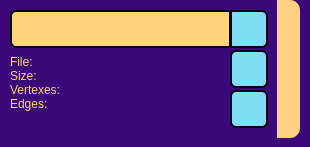
         <widget class="QWidget" name="widgetFile" native="true">
          <property name="sizePolicy">
           <sizepolicy hsizetype="Preferred" vsizetype="Fixed">
            <horstretch>0</horstretch>
            <verstretch>0</verstretch>
           </sizepolicy>
          </property>
          <property name="minimumSize">
           <size>
            <width>0</width>
            <height>138</height>
           </size>
          </property>
          <property name="styleSheet">
           <string notr="true">QWidget {
background-color: rgb(58, 8, 120);
border-radius: 10px;
border-width: 0px;
}

QMainWindow {
background-color: rgb(21, 22, 30);
}

QLabel {
background: none;
color: rgb(255, 210, 128);
/*font: 14pt &quot;Anta&quot;;*/
}

QPushButton {
/*font: 14pt &quot;Anta&quot;;*/
color: rgb(6, 17, 19);
border-radius: 6px;
border-style: solid;
border-width: 2px;
border-color: rgb(8, 1, 18);
background-color: rgb(128, 222, 244);
}

QPushButton:hover {
background-color: rgb(208, 243, 251);
}

QPushButton:pressed {
background-color: rgb(34, 62, 98);
}

QComboBox {
border: 1px solid;
/*font: 13pt &quot;Anta&quot;;*/
border-radius: 6px;
/* padding: 0 5px; */
color: rgb(11, 1, 24);
background-color: rgb(255, 210, 128);
border-color: rgb(8, 1, 18);
selection-background-color: rgb(255, 249, 229);
selection-color: black;
}

QComboBox::drop-down:button {
color: rgb(255, 210, 128);
border-top-right-radius: 4px;
border-bottom-right-radius: 4px;
border-style: solid;
border-width: 0px;
border-left-width: 1px;
border-color: rgb(8, 1, 18);
background-color: rgb(128, 222, 244);
padding: 0px;
width: 20px;
}

QComboBox::down-arrow {
image: url(:/icons/keyboard_arrow_down_black.svg);
}

QComboBox::drop-down:hover {
background-color: rgb(208, 243, 251);
}

QComboBox::drop-down:pressed {
background-color: rgb(34, 62, 98);
}

QComboBox QAbstractItemView {
color: rgb(255, 210, 128);
border: 0px solid;
border-radius: 4px;
border-color: rgba(130, 127, 255, 133);
background-color: rgb(2, 1, 18);
}

QComboBox:item {
color: rgb(255, 210, 128);
}

QComboBox:item:selected {
background-color: rgb(12, 117, 141);
color: rgb(255, 210, 128);
}

QLineEdit {
border: 2px solid;
/*font: 13pt &quot;Anta&quot;;*/
border-radius: 6px;
border-top-right-radius: 0px;
border-bottom-right-radius: 0px;
/* padding: 0 8px; */
selection-background-color: rgb(255, 249, 229);
selection-color: black;
color: rgb(11, 1, 24);
background-color: rgb(255, 210, 128);
border-color: rgb(8, 1, 18);
}

QDoubleSpinBox {
border: 1px solid;
/*font: 13pt &quot;Anta&quot;;*/
/* padding: 0 5px; */
border-radius: 6px;
selection-background-color: rgb(255, 249, 229);
selection-color: black;
color: rgb(11, 1, 24);
background-color: rgb(255, 210, 128);
border-color: rgb(8, 1, 18);
}

QDoubleSpinBox::up-button {
subcontrol-origin: border;
subcontrol-position: top right; 
border-top-right-radius: 3px;
border-style: solid;
border-width: 1px;
border-color: rgb(8, 1, 18);
background-color: rgb(128, 222, 244);
image: url(:/icons/add_black.svg);
padding: 0px;
margin: 0px;
width: 16px;
height: 13px;
 }


QDoubleSpinBox::down-button {
subcontrol-origin: border;
subcontrol-position: bottom right;
border-bottom-right-radius: 3px;
border-style: solid;
border-width: 1px;
border-color: rgb(8, 1, 18);
background-color: rgb(128, 222, 244);
image: url(:/icons/remove_black.svg);
padding: 0px;
margin: 0px;
width: 16px;
height: 13px;
 }

QDoubleSpinBox::down-button:hover {
background-color: rgb(208, 243, 251);
}

QDoubleSpinBox::down-button:pressed {
background-color: rgb(34, 62, 98);
}

QDoubleSpinBox::up-button:hover {
background-color: rgb(208, 243, 251);
}

QDoubleSpinBox::up-button:pressed {
background-color: rgb(34, 62, 98);
}

QRadioButton {
/*font: 13pt &quot;Anta&quot;;*/
color: rgb(255, 210, 128);
}

QRadioButton::indicator {
width: 10px;
height: 10px;
border-radius: 7px;
}

QRadioButton::indicator:checked {
background-color:  rgb(243, 89, 97);
border: 2px solid rgb(255, 210, 128);
}

QRadioButton::indicator:unchecked {
background-color: rgb(8, 1, 18);
border: 2px solid rgb(255, 210, 128);
}

QCheckBox {
/*font: 13pt &quot;Anta&quot;;*/
color: rgb(255, 210, 128);
spacing: 4px;
}

QCheckBox::QLabel {
}

QCheckBox::indicator {
width: 13px;
height: 13px;
border-radius: 3px;
}

QCheckBox::indicator:checked {
background-color: rgb(128, 222, 244);
border: 2px solid rgb(255, 210, 128);
image: url(:/icons/check_black.svg);
}

QCheckBox::indicator:unchecked {
background-color: rgb(8, 1, 18);
border: 2px solid rgb(255, 210, 128);
}

QSpinBox {
border: 1px solid;
/*font: 13pt &quot;Anta&quot;;*/
/* padding: 0 5px; */
border-radius: 6px;
selection-background-color: rgb(255, 249, 229);
selection-color: black;
color: rgb(11, 1, 24);
background-color: rgb(255, 210, 128);
border-color: rgb(74, 71, 158);
}

QSpinBox::up-button {
subcontrol-origin: border;
subcontrol-position: top right; 
border-top-right-radius: 3px;
border-style: solid;
border-width: 0px;
border-color: rgb(74, 71, 158);
background-color:  rgb(74, 71, 158);
image: url(:/icons/add_black.svg);
padding: 0px;
margin: 0px;
width: 16px;
height: 14px;
}

QSpinBox::down-button {
subcontrol-origin: border;
subcontrol-position: bottom right;
border-bottom-right-radius: 3px;
border-style: solid;
border-width: 0px;
border-color: rgb(74, 71, 158);
background-color:  rgb(74, 71, 158);
image: url(:/icons/remove_black.svg);
padding: 0px;
margin: 0px;
width: 16px;
height: 14px;
}

QSpinBox::down-button:hover {
background-color: rgb(169, 167, 215);
}

QSpinBox::down-button:pressed {
background-color: rgb(25, 24, 53);
}

QSpinBox::up-button:hover {
background-color: rgb(169, 167, 215);
}

QSpinBox::up-button:pressed {
background-color: rgb(25, 24, 53);
}
</string>
          </property>
          <widget class="QLabel" name="labelFileInfo">
           <property name="geometry">
            <rect>
             <x>10</x>
             <y>55</y>
             <width>211</width>
             <height>81</height>
            </rect>
           </property>
           <property name="text">
            <string>File:
Size:
Vertexes:
Edges:</string>
           </property>
           <property name="alignment">
            <set>Qt::AlignLeading|Qt::AlignLeft|Qt::AlignTop</set>
           </property>
           <property name="margin">
            <number>0</number>
           </property>
           <property name="indent">
            <number>-1</number>
           </property>
          </widget>
          <widget class="QLineEdit" name="lineEditPath">
           <property name="geometry">
            <rect>
             <x>10</x>
             <y>10</y>
             <width>221</width>
             <height>38</height>
            </rect>
           </property>
          </widget>
          <widget class="QPushButton" name="pushButtonOpenFile">
           <property name="geometry">
            <rect>
             <x>230</x>
             <y>10</y>
             <width>38</width>
             <height>38</height>
            </rect>
           </property>
           <property name="styleSheet">
            <string notr="true">border-bottom-left-radius: 0px;
border-top-left-radius: 0px;</string>
           </property>
           <property name="text">
            <string/>
           </property>
           <property name="icon">
            <iconset resource="../misc/resource.qrc">
             <normaloff>:/icons/file_open_black.svg</normaloff>:/icons/file_open_black.svg</iconset>
           </property>
           <property name="iconSize">
            <size>
             <width>20</width>
             <height>20</height>
            </size>
           </property>
           <property name="default">
            <bool>false</bool>
           </property>
          </widget>
          <widget class="QPushButton" name="pushButtonStart">
           <property name="geometry">
            <rect>
             <x>230</x>
             <y>50</y>
             <width>38</width>
             <height>38</height>
            </rect>
           </property>
           <property name="autoFillBackground">
            <bool>false</bool>
           </property>
           <property name="text">
            <string/>
           </property>
           <property name="icon">
            <iconset resource="../misc/resource.qrc">
             <normaloff>:/icons/play_arrow_black.svg</normaloff>:/icons/play_arrow_black.svg</iconset>
           </property>
           <property name="iconSize">
            <size>
             <width>24</width>
             <height>24</height>
            </size>
           </property>
          </widget>
          <widget class="QPushButton" name="pushButtonReset">
           <property name="geometry">
            <rect>
             <x>230</x>
             <y>90</y>
             <width>38</width>
             <height>38</height>
            </rect>
           </property>
           <property name="text">
            <string/>
           </property>
           <property name="icon">
            <iconset resource="../misc/resource.qrc">
             <normaloff>:/icons/restart_alt_black.svg</normaloff>:/icons/restart_alt_black.svg</iconset>
           </property>
           <property name="iconSize">
            <size>
             <width>22</width>
             <height>22</height>
            </size>
           </property>
          </widget>
          <widget class="QPushButton" name="pushButtonHideAll">
           <property name="geometry">
            <rect>
             <x>277</x>
             <y>0</y>
             <width>23</width>
             <height>138</height>
            </rect>
           </property>
           <property name="minimumSize">
            <size>
             <width>0</width>
             <height>1</height>
            </size>
           </property>
           <property name="styleSheet">
            <string notr="true">QPushButton {
color: rgb(6, 17, 19);
border: 0px transparent;
border-radius: 10px;
border-top-left-radius: 0px;
border-bottom-left-radius: 0px;
background-color: rgb(255, 210, 128);
}

QPushButton:hover {
background-color: rgb(255, 224, 179);
}

QPushButton:pressed {
background-color: rgb(255, 153, 0);
}
</string>
           </property>
           <property name="text">
            <string/>
           </property>
           <property name="icon">
            <iconset resource="../misc/resource.qrc">
             <normaloff>:/icons/keyboard_arrow_left_black.svg</normaloff>:/icons/keyboard_arrow_left_black.svg</iconset>
           </property>
           <property name="iconSize">
            <size>
             <width>25</width>
             <height>25</height>
            </size>
           </property>
          </widget>
          <widget class="QPushButton" name="pushButtonHidder">
           <property name="geometry">
            <rect>
             <x>0</x>
             <y>126</y>
             <width>301</width>
             <height>12</height>
            </rect>
           </property>
           <property name="styleSheet">
            <string notr="true">QPushButton {
font: 14pt &quot;Anta&quot;;
color: rgb(6, 17, 19);
border: 0px transparent;
border-radius: 0px;
border-bottom-right-radius: 10px;
border-bottom-left-radius: 10px;
background-color: transparent;
}

QPushButton:hover {
background-color: rgba(255, 255, 255, 100);
}

QPushButton:pressed {
background-color: rgba(255, 255, 255, 200);
}
</string>
           </property>
           <property name="text">
            <string/>
           </property>
           <property name="iconSize">
            <size>
             <width>20</width>
             <height>20</height>
            </size>
           </property>
          </widget>
         </widget>
